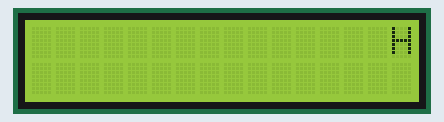
A sketch run on a simulated Arduino Uno, built with avr-gcc and run on an emulated ATmega328P. On the bench: 16×2 character LCD.

Above: at 0.22 s.
At 9.87 s:
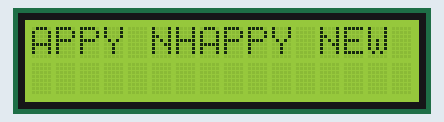
At 18.96 s:
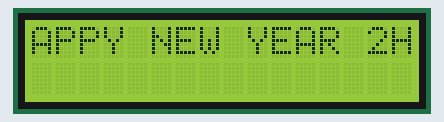
At 38.2 s:
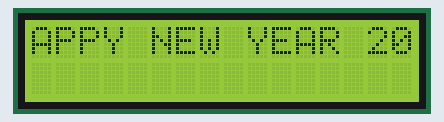

Measured:
- what the display in image 3 shows lasts 0.8 s, from 38.1 s to 38.9 s

The sketch:

happynewyear.ino
```cpp
// Kết nối qua SPI (Được hỗ trợ sẵn)
#include <LiquidCrystal.h> // Khai báo thư viện LCD
LiquidCrystal lcd(12, 11, 5, 4, 3, 2); // Khởi tạo chân giao tiếp

void setup() {
  lcd.begin(16, 2); // Khợi tạo LCD 16, 2
}

void loop() {
  int i=15;
  //lcd.setCursor(0,0); // Đặt con trở ở vị trí cột 0
  while(i>=-22){
    lcd.setCursor(i, 0);
    lcd.print("HAPPY NEW YEAR 2023!!!                 ");
    delay(30);
    i--;
  }
}
```
